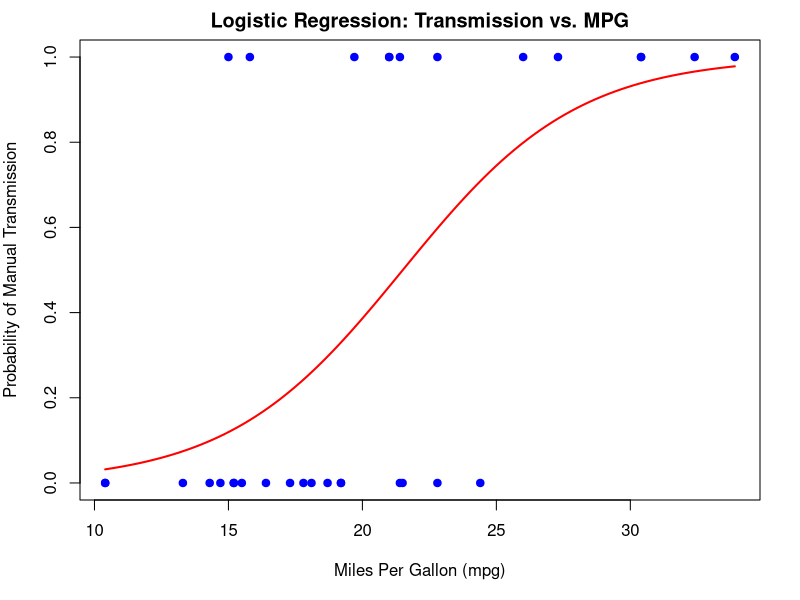

Write R code to recreate this figure.
# Load the dataset
data(mtcars)

# Convert 'am' to a factor (categorical variable)
mtcars$am <- factor(mtcars$am, levels = c(0, 1), labels = c("Automatic", "Manual"))

# Fit a logistic regression model
logistic_model <- glm(am ~ mpg, data = mtcars, family = binomial)

# Print the summary of the model
print(summary(logistic_model))

# Predict probabilities for the logistic model
predicted_probs <- predict(logistic_model, type = "response")

# Display the predicted probabilities
print(predicted_probs)

# Plotting the data and logistic regression curve
par(mar = c(5, 4, 2, 2))

plot(mtcars$mpg, as.numeric(mtcars$am) - 1,
     main = "Logistic Regression: Transmission vs. MPG",
     xlab = "Miles Per Gallon (mpg)",
     ylab = "Probability of Manual Transmission",
     pch = 19, col = "blue")

# Add the logistic regression curve
curve(predict(logistic_model, data.frame(mpg = x), type = "response"),
      add = TRUE, col = "red", lwd = 2)


